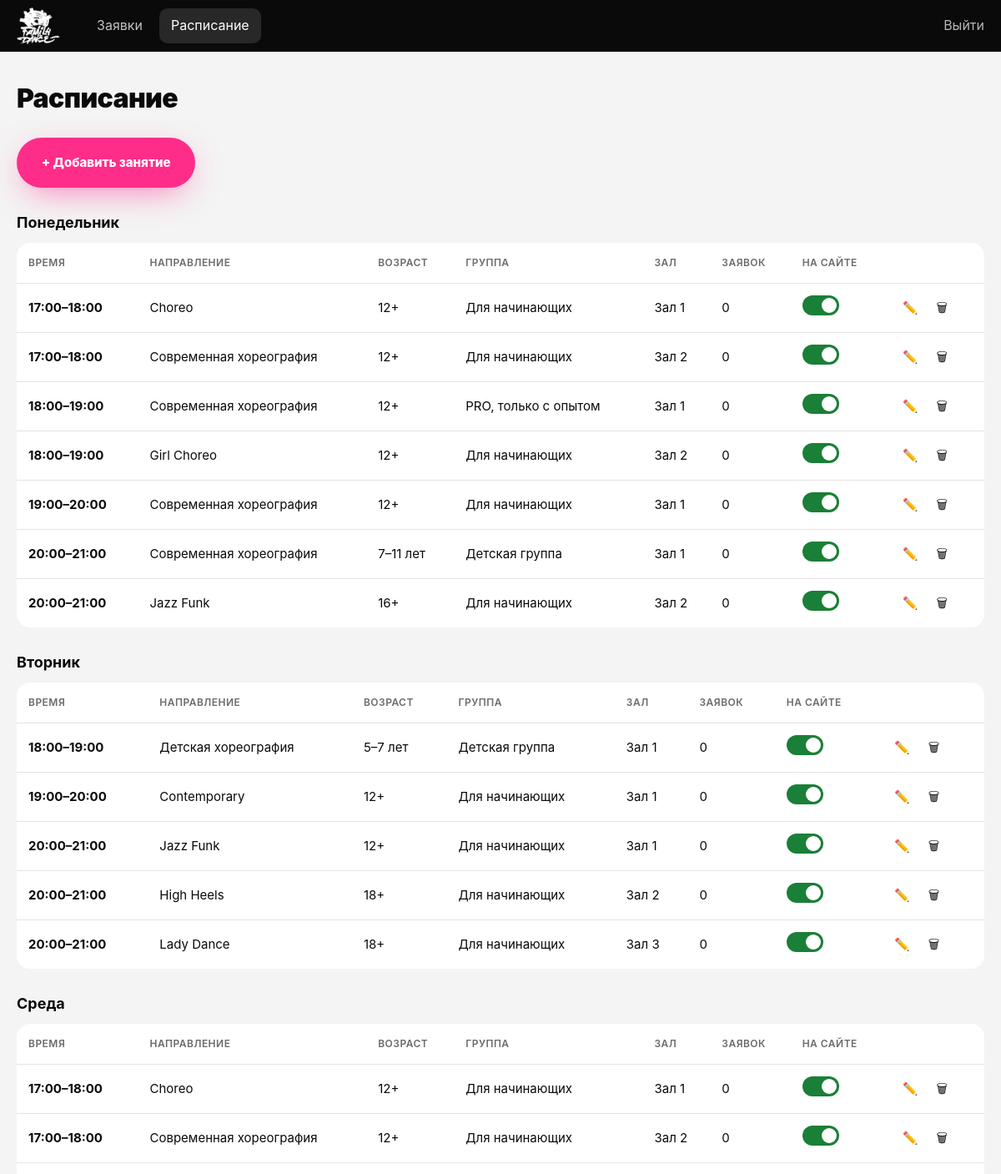
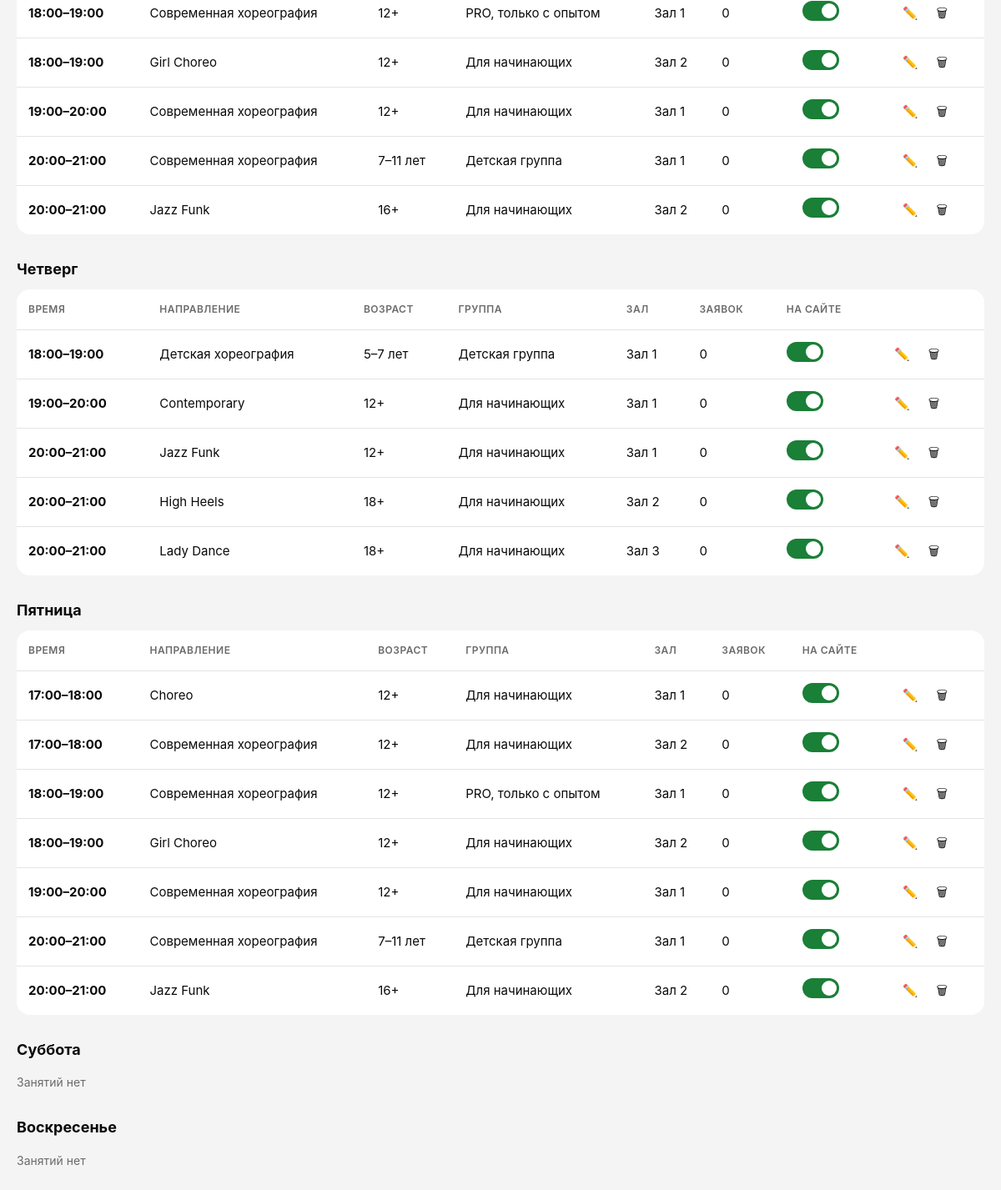
The page /admin/schedule.php (signed in) on the database its author committed (2 pictures, top to bottom).
### tables this page shows
CREATE TABLE schedule (
  id            INT UNSIGNED AUTO_INCREMENT PRIMARY KEY,
  direction_id  INT UNSIGNED NOT NULL,
  weekday       TINYINT UNSIGNED NOT NULL,
  start_time    TIME NOT NULL,
  duration      SMALLINT UNSIGNED NOT NULL DEFAULT 60,
  min_age       TINYINT UNSIGNED NOT NULL,
  max_age       TINYINT UNSIGNED NULL,
  level         ENUM('beginner','pro','kids') NOT NULL DEFAULT 'beginner',
  hall          VARCHAR(30) NOT NULL DEFAULT 'Зал 1',
  is_active     TINYINT(1) NOT NULL DEFAULT 1,
  CONSTRAINT fk_schedule_direction FOREIGN KEY (direction_id) REFERENCES directions(id) ON DELETE RESTRICT,
  INDEX idx_weekday (weekday, start_time)
);

CREATE TABLE directions (
  id           INT UNSIGNED AUTO_INCREMENT PRIMARY KEY,
  name         VARCHAR(60)  NOT NULL,
  name_ru      VARCHAR(60)  NOT NULL,
  slug         VARCHAR(60)  NOT NULL UNIQUE,
  description  TEXT,
  ages         VARCHAR(30)  NOT NULL,
  audience     SET('kids','teens','adults') NOT NULL,
  price        INT UNSIGNED NOT NULL DEFAULT 3000,
  sort         TINYINT UNSIGNED NOT NULL DEFAULT 0
);

### includes/db.php (called while the page is built, shortened)
<?php
function e(?string $value): string
{
    return htmlspecialchars($value ?? '', ENT_QUOTES, 'UTF-8');
}
function age_label(int $min, ?int $max): string
{
    return $max ? "{$min}–{$max} лет" : "{$min}+";
}
function time_range(string $start, int $duration): string
{
    $from = DateTime::createFromFormat('H:i:s', $start) ?: DateTime::createFromFormat('H:i', $start);
    $to = (clone $from)->modify("+{$duration} minutes");
    return $from->format('H:i') . '–' . $to->format('H:i');
}

### admin/schedule.php (the view, shortened to what this page needs)
<?php
require __DIR__ . '/auth.php';
$slots = $pdo->query(
    'SELECT s.*, d.name AS direction,
            (SELECT COUNT(*) FROM applications a WHERE a.schedule_id = s.id) AS apps
     FROM schedule s
     JOIN directions d ON d.id = s.direction_id
     ORDER BY s.weekday, s.start_time, s.hall'
)->fetchAll();
$byDay = [];
foreach ($slots as $s) {
    $byDay[$s['weekday']][] = $s;
}
admin_header('Расписание', 'schedule.php');
?>
<p><a href="schedule_edit.php" class="btn">+ Добавить занятие</a></p>
<?php foreach (WEEKDAYS as $n => $dayName): ?>
  <h2 class="day-title"><?= $dayName ?></h2>
  <?php if (empty($byDay[$n])): ?>
    <p class="muted">Занятий нет</p>
  <?php else: ?>
  <div class="table-wrap">
    <table class="table">
      <thead><tr><th>Время</th><th>Направление</th><th>Возраст</th><th>Группа</th><th>Зал</th><th>Заявок</th><th>На сайте</th><th></th></tr></thead>
      <tbody>
      <?php foreach ($byDay[$n] as $s): ?>
        <tr class="<?= $s['is_active'] ? '' : 'is-muted' ?>">
          <td class="nowrap"><b><?= time_range($s['start_time'], (int)$s['duration']) ?></b></td>
          <td><?= e($s['direction']) ?></td>
          <td><?= age_label((int)$s['min_age'], $s['max_age'] !== null ? (int)$s['max_age'] : null) ?></td>
          <td><?= LEVELS[$s['level']] ?></td>
          <td><?= e($s['hall']) ?></td>
          <td><?= (int)$s['apps'] ?></td>
          <td>
            <form method="post" class="inline">
              <button class="switch <?= $s['is_active'] ? 'is-on' : '' ?>" aria-label="Показывать на сайте"></button>
            </form>
          </td>
          <td class="actions">
            <a class="icon-btn" href="schedule_edit.php?id=<?= $s['id'] ?>" title="Редактировать">✏️</a>
            <form method="post" class="inline" onsubmit="return confirm('Удалить занятие из расписания?')">
              <button class="icon-btn" title="Удалить">🗑</button>
            </form>
          </td>
        </tr>
      <?php endforeach; ?>
      </tbody>
    </table>
  </div>
  <?php endif; ?>
<?php endforeach; ?>
<?php admin_footer();

### admin/auth.php (shortened to what this page needs)
<?php
require __DIR__ . '/../includes/db.php';
function admin_header(string $title, string $active): void
{
    $links = ['index.php' => 'Заявки', 'schedule.php' => 'Расписание'];
    ?>
<!DOCTYPE html>
<html lang="ru">
<head>
  <link rel="stylesheet" href="../assets/style.css">
  <link rel="stylesheet" href="../assets/admin.css">
</head>
<body class="admin">
  <header class="admin__bar">
    <div class="container admin__bar-row">
      <a class="logo" href="../"><img class="logo__img" src="../assets/img/logo.webp" alt="Family Dance" width="53" height="44"></a>
      <nav class="admin__nav">
        <?php foreach ($links as $href => $label): ?>
          <a href="<?= $href ?>" class="<?= $active === $href ? 'is-active' : '' ?>"><?= $label ?></a>
        <?php endforeach; ?>
      </nav>
      <a href="logout.php" class="admin__logout">Выйти</a>
    </div>
  </header>
  <main class="container admin__main">
    <h1><?= e($title) ?></h1>
    <?php
}
function admin_footer(): void
{
    echo "  </main>\n</body>\n</html>";
}

### assets/style.css (style rules this page uses)
:root { --bg: #080808; --bg-2: #0f0f0f; --card: #141414; --card-2: #1c1c1c; --fg: #f4f4f4; --fg-2: #8f8f8f; --border: rgba(255, 255, 255, 0.08); --pink: #ff2d8a; --orange: #ff7a18; --lime: #a4ff39; --grad: linear-gradient(100deg, var(--pink), var(--orange)); --ink: #0a0a0a; --ink-2: #6b6b6b; --line: #e4e4e4; --tint: #f1f1f1; --dark: #0a0a0a; --ok: #1a7f37; --err: #e5484d; --r: 22px; --ease: cubic-bezier(0.16, 1, 0.3, 1); --font: -apple-system, BlinkMacSystemFont, 'SF Pro Display', 'Segoe UI', Inter, Roboto, Arial, sans-serif; --font-script: 'Caveat', 'Segoe Print', cursive; }
* { box-sizing: border-box; }
html { scroll-behavior: smooth; scroll-padding-top: 80px; }
body { margin: 0; font-family: var(--font); background: var(--bg); color: var(--fg); line-height: 1.6; -webkit-font-smoothing: antialiased; overflow-x: hidden; }
a { color: inherit; }
img, video { display: block; max-width: 100%; }
button, input, select, textarea { font: inherit; color: inherit; }
.container { width: min(1240px, 100% - 40px); margin: 0 auto; }
.btn { position: relative; display: inline-flex; align-items: center; gap: 8px; padding: 18px 30px; border: 0; border-radius: 999px; background: var(--pink); color: #fff; font-weight: 800; font-size: 15px; text-decoration: none; cursor: pointer; overflow: hidden; isolation: isolate; box-shadow: 0 12px 40px -12px rgba(255, 45, 138, 0.7); transition: transform 0.4s var(--ease), box-shadow 0.3s; }
.btn::before { content: ''; position: absolute; inset: 0; z-index: -1; background: var(--orange); border-radius: inherit; transform: translateY(101%); transition: transform 0.45s var(--ease); }
.logo { display: flex; align-items: center; gap: 10px; text-decoration: none; }
.logo__img { display: block; width: auto; height: 56px; transition: transform 0.5s var(--ease); }

### assets/admin.css (style rules this page uses)
.admin { background: #f4f4f4; color: var(--ink); }
.admin__bar .logo__img { height: 44px; }
.admin__bar { background: var(--dark); color: #fff; }
.admin__bar-row { display: flex; align-items: center; gap: 30px; height: 62px; }
.admin__nav { display: flex; gap: 6px; }
.admin__nav a { padding: 8px 14px; border-radius: 10px; text-decoration: none; opacity: 0.75; }
.admin__nav a.is-active, .admin__nav a:hover { background: rgba(255, 255, 255, 0.12); opacity: 1; }
.admin__logout { margin-left: auto; opacity: 0.7; text-decoration: none; }
.admin__main { padding: 30px 0 60px; }
.admin__main h1 { margin-top: 0; font-weight: 900; letter-spacing: -0.02em; }
.muted { color: var(--ink-2); font-size: 14px; }
.nowrap { white-space: nowrap; }
.day-title { font-size: 18px; margin: 28px 0 10px; }
.table-wrap { overflow-x: auto; background: #fff; border-radius: 16px; }
.table { width: 100%; border-collapse: collapse; font-size: 15px; }
.table th { text-align: left; font-weight: 600; color: var(--ink-2); font-size: 12px; text-transform: uppercase; letter-spacing: 0.04em; padding: 14px; border-bottom: 1px solid var(--line); white-space: nowrap; }
.table td { padding: 12px 14px; border-bottom: 1px solid var(--line); vertical-align: middle; }
.table tr:last-child td { border-bottom: 0; }
.table .actions { white-space: nowrap; }
.inline { display: inline; }
.icon-btn { display: inline-grid; place-items: center; width: 34px; height: 34px; border: 0; border-radius: 8px; background: none; cursor: pointer; text-decoration: none; }
.switch { width: 44px; height: 24px; border-radius: 12px; border: 0; background: #ddd2dc; position: relative; cursor: pointer; transition: background 0.2s; }
.switch::after { content: ''; position: absolute; top: 3px; left: 3px; width: 18px; height: 18px; border-radius: 50%; background: #fff; transition: transform 0.2s; }
.switch.is-on { background: var(--ok); }
.switch.is-on::after { transform: translateX(20px); }

### rows shown on the page
schedule: time_range($s['start_time'], (int)$s['duration']) "17:00–18:00", direction.name "Choreo", min_age+max_age "12+", level "Для начинающих", hall "Зал 1", apps "0", is_active 1 (drawn)
schedule: time_range($s['start_time'], (int)$s['duration']) "17:00–18:00", direction.name "Современная хореография", min_age+max_age "12+", level "Для начинающих", hall "Зал 2", apps "0", is_active 1 (drawn)
schedule: time_range($s['start_time'], (int)$s['duration']) "18:00–19:00", direction.name "Современная хореография", min_age+max_age "12+", level "PRO, только с опытом", hall "Зал 1", apps "0", is_active 1 (drawn)
schedule: time_range($s['start_time'], (int)$s['duration']) "18:00–19:00", direction.name "Girl Choreo", min_age+max_age "12+", level "Для начинающих", hall "Зал 2", apps "0", is_active 1 (drawn)
schedule: time_range($s['start_time'], (int)$s['duration']) "19:00–20:00", direction.name "Современная хореография", min_age+max_age "12+", level "Для начинающих", hall "Зал 1", apps "0", is_active 1 (drawn)
schedule: time_range($s['start_time'], (int)$s['duration']) "20:00–21:00", direction.name "Современная хореография", min_age+max_age "7–11 лет", level "Детская группа", hall "Зал 1", apps "0", is_active 1 (drawn)
schedule: time_range($s['start_time'], (int)$s['duration']) "20:00–21:00", direction.name "Jazz Funk", min_age+max_age "16+", level "Для начинающих", hall "Зал 2", apps "0", is_active 1 (drawn)
schedule: time_range($s['start_time'], (int)$s['duration']) "18:00–19:00", direction.name "Детская хореография", min_age+max_age "5–7 лет", level "Детская группа", hall "Зал 1", apps "0", is_active 1 (drawn)
schedule: time_range($s['start_time'], (int)$s['duration']) "19:00–20:00", direction.name "Contemporary", min_age+max_age "12+", level "Для начинающих", hall "Зал 1", apps "0", is_active 1 (drawn)
schedule: time_range($s['start_time'], (int)$s['duration']) "20:00–21:00", direction.name "Jazz Funk", min_age+max_age "12+", level "Для начинающих", hall "Зал 1", apps "0", is_active 1 (drawn)
schedule: time_range($s['start_time'], (int)$s['duration']) "20:00–21:00", direction.name "High Heels", min_age+max_age "18+", level "Для начинающих", hall "Зал 2", apps "0", is_active 1 (drawn)
schedule: time_range($s['start_time'], (int)$s['duration']) "20:00–21:00", direction.name "Lady Dance", min_age+max_age "18+", level "Для начинающих", hall "Зал 3", apps "0", is_active 1 (drawn)
schedule: time_range($s['start_time'], (int)$s['duration']) "17:00–18:00", direction.name "Choreo", min_age+max_age "12+", level "Для начинающих", hall "Зал 1", apps "0", is_active 1 (drawn)
schedule: time_range($s['start_time'], (int)$s['duration']) "17:00–18:00", direction.name "Современная хореография", min_age+max_age "12+", level "Для начинающих", hall "Зал 2", apps "0", is_active 1 (drawn)
schedule: time_range($s['start_time'], (int)$s['duration']) "18:00–19:00", direction.name "Современная хореография", min_age+max_age "12+", level "PRO, только с опытом", hall "Зал 1", apps "0", is_active 1 (drawn)
schedule: time_range($s['start_time'], (int)$s['duration']) "18:00–19:00", direction.name "Girl Choreo", min_age+max_age "12+", level "Для начинающих", hall "Зал 2", apps "0", is_active 1 (drawn)
schedule: time_range($s['start_time'], (int)$s['duration']) "19:00–20:00", direction.name "Современная хореография", min_age+max_age "12+", level "Для начинающих", hall "Зал 1", apps "0", is_active 1 (drawn)
schedule: time_range($s['start_time'], (int)$s['duration']) "20:00–21:00", direction.name "Современная хореография", min_age+max_age "7–11 лет", level "Детская группа", hall "Зал 1", apps "0", is_active 1 (drawn)
schedule: time_range($s['start_time'], (int)$s['duration']) "20:00–21:00", direction.name "Jazz Funk", min_age+max_age "16+", level "Для начинающих", hall "Зал 2", apps "0", is_active 1 (drawn)
schedule: time_range($s['start_time'], (int)$s['duration']) "18:00–19:00", direction.name "Детская хореография", min_age+max_age "5–7 лет", level "Детская группа", hall "Зал 1", apps "0", is_active 1 (drawn)
schedule: time_range($s['start_time'], (int)$s['duration']) "19:00–20:00", direction.name "Contemporary", min_age+max_age "12+", level "Для начинающих", hall "Зал 1", apps "0", is_active 1 (drawn)
schedule: time_range($s['start_time'], (int)$s['duration']) "20:00–21:00", direction.name "Jazz Funk", min_age+max_age "12+", level "Для начинающих", hall "Зал 1", apps "0", is_active 1 (drawn)
schedule: time_range($s['start_time'], (int)$s['duration']) "20:00–21:00", direction.name "High Heels", min_age+max_age "18+", level "Для начинающих", hall "Зал 2", apps "0", is_active 1 (drawn)
schedule: time_range($s['start_time'], (int)$s['duration']) "20:00–21:00", direction.name "Lady Dance", min_age+max_age "18+", level "Для начинающих", hall "Зал 3", apps "0", is_active 1 (drawn)
schedule: time_range($s['start_time'], (int)$s['duration']) "17:00–18:00", direction.name "Choreo", min_age+max_age "12+", level "Для начинающих", hall "Зал 1", apps "0", is_active 1 (drawn)
schedule: time_range($s['start_time'], (int)$s['duration']) "17:00–18:00", direction.name "Современная хореография", min_age+max_age "12+", level "Для начинающих", hall "Зал 2", apps "0", is_active 1 (drawn)
schedule: time_range($s['start_time'], (int)$s['duration']) "18:00–19:00", direction.name "Современная хореография", min_age+max_age "12+", level "PRO, только с опытом", hall "Зал 1", apps "0", is_active 1 (drawn)
schedule: time_range($s['start_time'], (int)$s['duration']) "18:00–19:00", direction.name "Girl Choreo", min_age+max_age "12+", level "Для начинающих", hall "Зал 2", apps "0", is_active 1 (drawn)
schedule: time_range($s['start_time'], (int)$s['duration']) "19:00–20:00", direction.name "Современная хореография", min_age+max_age "12+", level "Для начинающих", hall "Зал 1", apps "0", is_active 1 (drawn)
schedule: time_range($s['start_time'], (int)$s['duration']) "20:00–21:00", direction.name "Современная хореография", min_age+max_age "7–11 лет", level "Детская группа", hall "Зал 1", apps "0", is_active 1 (drawn)
schedule: time_range($s['start_time'], (int)$s['duration']) "20:00–21:00", direction.name "Jazz Funk", min_age+max_age "16+", level "Для начинающих", hall "Зал 2", apps "0", is_active 1 (drawn)

### other values the page prints
$label "Заявки"
$label "Расписание"
$title "Расписание"
$dayName "Понедельник"
$dayName "Вторник"
$dayName "Среда"
$dayName "Четверг"
$dayName "Пятница"
$dayName "Суббота"
$dayName "Воскресенье"
